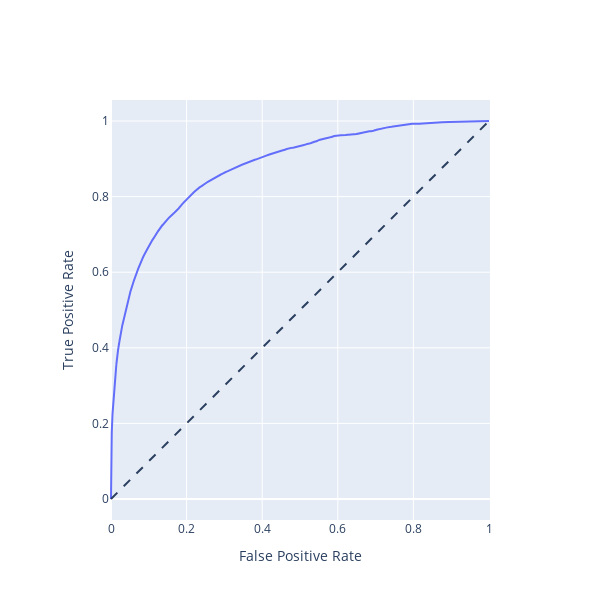

The code cell stored with this chart in its notebook:
### Code cell
fig = go.Figure()
fig.add_shape(
    type='line', line=dict(dash='dash'),
    x0=0, x1=1, y0=0, y1=1
)
fpr, tpr, thresholds = roc_curve(y_, pred_)
fig.add_trace(
    go.Scatter(x=fpr, y=tpr, mode='lines')
)
fig.update_layout(
    xaxis_title='False Positive Rate',
    yaxis_title='True Positive Rate',
    yaxis=dict(scaleanchor="x", scaleratio=1),
    xaxis=dict(constrain='domain'),
    width=600, height=600
)
fig.show()

### Figure 1 — Plotly figure (JSON) as saved in the notebook; plotly's stock layout.template omitted (floating-point values rounded to 4 significant figures; data arrays with more than 128 entries replaced by an {"elided": "..."} marker saying what was removed)
{"data": [{"mode": "lines", "type": "scatter", "x": {"elided": "43987 float values"}, "y": {"elided": "43987 float values"}}], "layout": {"height": 600, "shapes": [{"line": {"dash": "dash"}, "type": "line", "x0": 0, "x1": 1, "y0": 0, "y1": 1}], "width": 600, "xaxis": {"constrain": "domain", "title": {"text": "False Positive Rate"}}, "yaxis": {"scaleanchor": "x", "scaleratio": 1, "title": {"text": "True Positive Rate"}}}}
